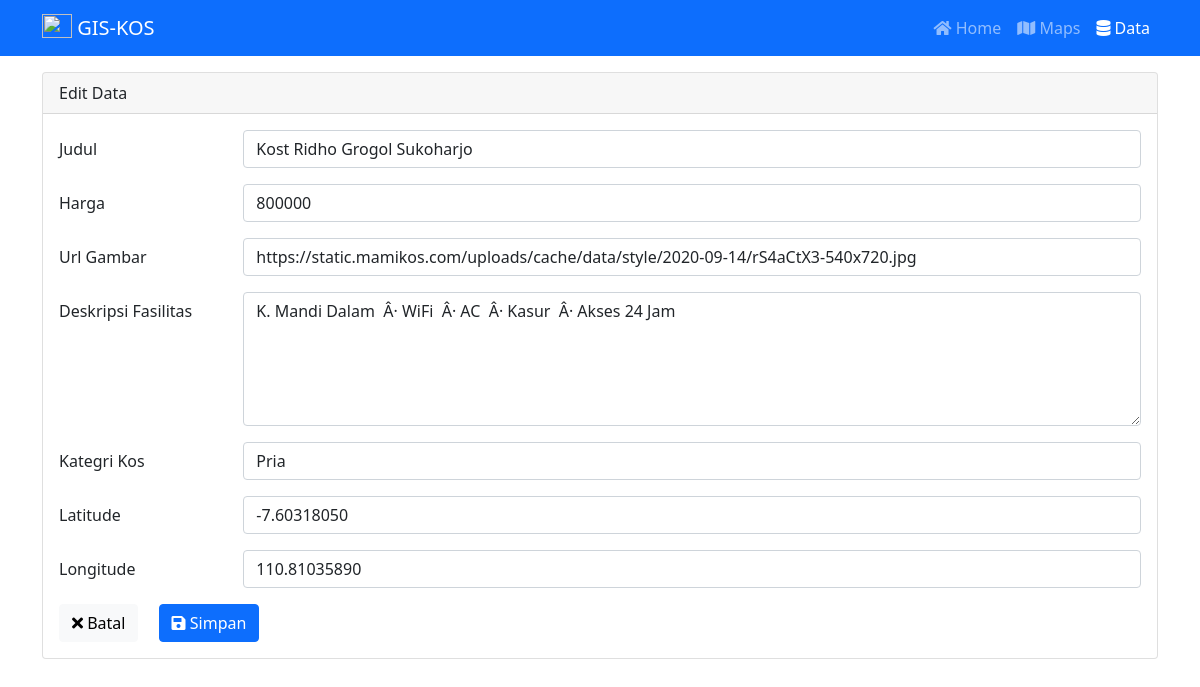
The page /input.php?id=6 on the database its author committed.
### tables this page shows
CREATE TABLE `maps` (
  `id` int(11) NOT NULL,
  `judul` varchar(156) NOT NULL,
  `harga` varchar(156) NOT NULL,
  `url` varchar(256) NOT NULL,
  `deskripsi` text NOT NULL,
  `kategori` varchar(156) NOT NULL,
  `latitude` decimal(10,8) NOT NULL,
  `longitude` decimal(11,8) NOT NULL
);

### models/DataModel.php (called while the page is built, shortened)
<?php
function result($query)
{
    global $link;
    $result = mysqli_query($link, $query) or die(mysqli_error($link));
    return $result;
}
function getById($id)
{
    $query = "SELECT * FROM maps WHERE id = $id";
    return result($query);
}

### input.php (the view, shortened to what this page needs)
<?php
require_once 'models/DataModel.php';
require_once 'template/header.php';
?>
<?php
if (isset($_GET['id'])) {
    $title = "Edit";
    $id = $_GET['id'];
    $row = mysqli_fetch_array(getById($id));
}
?>
<div class="container mt-3">
    <div class="card">
        <div class="card-header">
            <?= $title ?> Data
        </div>
        <div class="card-body">
            <form method="post">
                <div class="mb-3 row">
                    <label for="title" class="col-sm-2 col-form-label">Judul</label>
                    <div class="col-sm-10">
                        <input type="text" class="form-control" id="title" name="judul" required value="<?= @$row['judul'] ?>">
                    </div>
                </div>
                <div class="mb-3 row">
                    <label for="harga" class="col-sm-2 col-form-label">Harga</label>
                    <div class="col-sm-10">
                        <input type="number" class="form-control" id="harga" placeholder="Masukan harga per bulan" name="harga" required value="<?= @$row['harga'] ?>">
                    </div>
                </div>
                <div class="mb-3 row">
                    <label for="Url" class="col-sm-2 col-form-label">Url Gambar</label>
                    <div class="col-sm-10">
                        <input type="text" class="form-control" id="Url" name="url" required value="<?= @$row['url'] ?>">
                    </div>
                </div>
                <div class="mb-3 row">
                    <label for="Desc" class="col-sm-2 col-form-label">Deskripsi Fasilitas</label>
                    <div class="col-sm-10">
                        <textarea class="form-control" name="deskripsi" id="Desc" rows="5" required><?= @$row['deskripsi'] ?></textarea>
                    </div>
                </div>
                <div class="mb-3 row">
                    <label for="kategri" class="col-sm-2 col-form-label">Kategri Kos</label>
                    <div class="col-sm-10">
                        <select name="kategori" id="kategri" class="form-control" required>
                            <option <?= @$row['kategori'] == "1" ? "selected" : "" ?> value="1">Pria</option>
                        </select>
                    </div>
                </div>
                <div class="mb-3 row">
                    <label for="Latitude" class="col-sm-2 col-form-label">Latitude</label>
                    <div class="col-sm-10">
                        <input type="number" class="form-control" id="latitude" name="latitude" required step=any value="<?= @$row['latitude'] ?>">
                    </div>
                </div>
                <div class="mb-3 row">
                    <label for="longitude" class="col-sm-2 col-form-label">Longitude</label>
                    <div class="col-sm-10">
                        <input type="number" class="form-control" id="longitude" name="longitude" required step=any value="<?= @$row['longitude'] ?>">
                    </div>
                </div>
                <a href="data.php" class="btn btn-light me-3"><i class="fa fa-times"></i> Batal</a>
                <button name="simpan" type="submit" href="#" class="btn btn-primary"><i class="fa fa-save"></i> Simpan</button>
            </form>
        </div>
    </div>
</div>
<?php require_once 'template/footer.php' ?>

### rows shown on the page
maps: judul "Kost Ridho Grogol Sukoharjo", harga "800000", url "https://static.mamikos.com/uploads/cache/data/style/2020-09-14/rS4aCtX3-540x720.jpg", deskripsi "K. Mandi Dalam Â· WiFi Â· AC Â· Kasur Â· Akses 24 Jam", kategori "Pria", latitude "-7.60318050", longitude "110.81035890"

### other values the page prints
$title "Edit"
